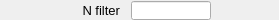
    <widget class="PyDMFrame" name="composite_5">
      <property name="geometry">
        <rect>
          <x>806</x>
          <y>95</y>
          <width>279</width>
          <height>20</height>
        </rect>
      </property>
      <widget class="PyDMLabel" name="text_update_9">
        <property name="geometry">
          <rect>
            <x>217</x>
            <y>1</y>
            <width>62</width>
            <height>18</height>
          </rect>
        </property>
        <property name="toolTip">
          <string>PV: ${prefix}NumFilter_RBV</string>
        </property>
        <property name="channel" stdset="0">
          <string>ca://${prefix}NumFilter_RBV</string>
        </property>
        <property name="font" stdset="0">
          <font>
            <pointsize>10</pointsize>
          </font>
        </property>
        <property name="alignment">
          <set>Qt::AlignLeading|Qt::AlignLeft|Qt::AlignVCenter</set>
        </property>
        <property name="textInteractionFlags">
          <set>Qt::TextSelectableByKeyboard|Qt::TextSelectableByMouse</set>
        </property>
        <property name="styleSheet">
          <string notr="true">PyDMLabel#text_update_9 {
  color: rgb(10, 0, 184);
  background-color: rgb(187, 187, 187);
  }</string>
        </property>
      </widget>
      <widget class="PyDMLineEdit" name="text_entry_3">
        <property name="geometry">
          <rect>
            <x>131</x>
            <y>1</y>
            <width>80</width>
            <height>19</height>
          </rect>
        </property>
        <property name="channel" stdset="0">
          <string>ca://${prefix}NumFilter</string>
        </property>
        <property name="toolTip">
          <string>${prefix}NumFilter</string>
        </property>
        <property name="font" stdset="0">
          <font>
            <pointsize>10</pointsize>
          </font>
        </property>
        <property name="styleSheet">
          <string notr="true">PyDMLineEdit#text_entry_3 {
  color: rgb(0, 0, 0);
  background-color: rgb(115, 223, 255);
  border: 1px solid black;
  margin: 0px;
  padding: 0px;
  spacing: 0px;
  }</string>
        </property>
      </widget>
      <widget class="QLabel" name="text_14">
        <property name="geometry">
          <rect>
            <x>0</x>
            <y>0</y>
            <width>120</width>
            <height>20</height>
          </rect>
        </property>
        <property name="text">
          <string>N filter</string>
        </property>
        <property name="font" stdset="0">
          <font>
            <pointsize>10</pointsize>
          </font>
        </property>
        <property name="brush" stdset="0">
          <brush brushstyle="SolidPattern">
            <color alpha="255">
              <red>0</red>
              <green>0</green>
              <blue>0</blue>
            </color>
          </brush>
        </property>
        <property name="toolTip">
          <string>text_14</string>
        </property>
        <property name="alignment">
          <set>Qt::AlignRight|Qt::AlignTrailing|Qt::AlignVCenter</set>
        </property>
        <property name="styleSheet">
          <string notr="true">QLabel#text_14 {
  color: rgb(0, 0, 0);
  }</string>
        </property>
      </widget>
    </widget>
